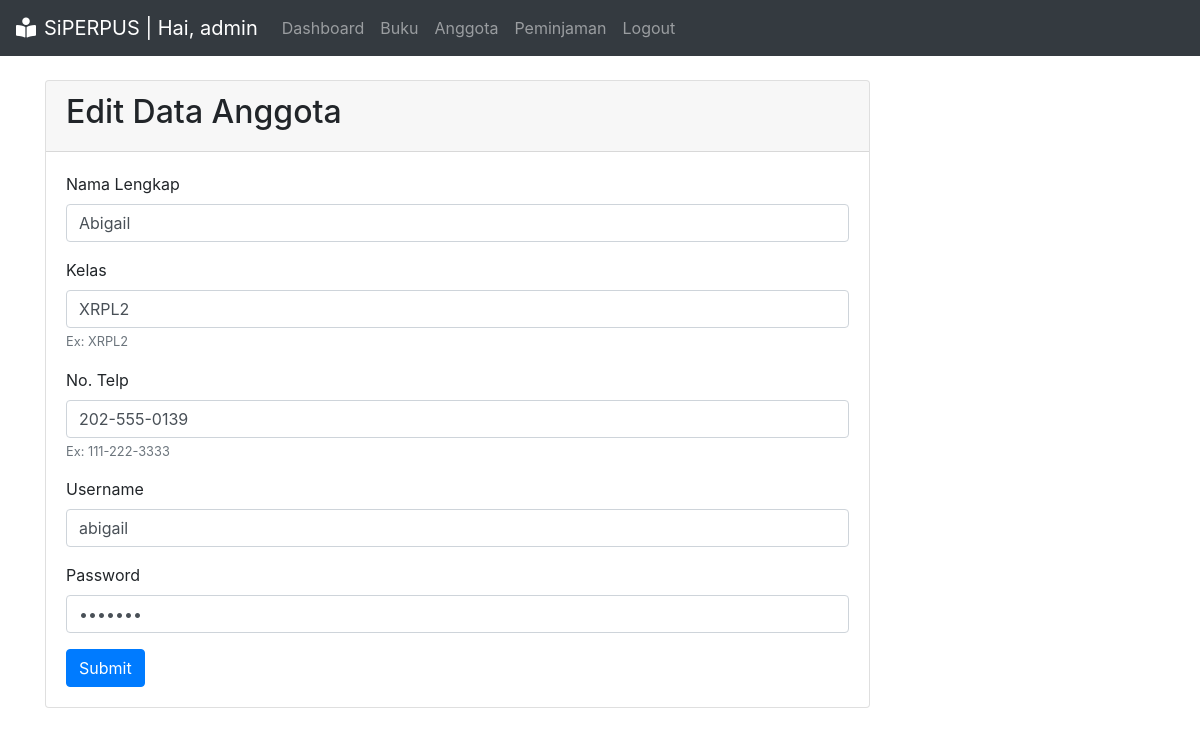
Page /anggota/edit.php?id_anggota=1 on the committed database.
### tables this page shows
CREATE TABLE `anggota` (
  `id_anggota` int(3) NOT NULL,
  `nama` varchar(50) NOT NULL,
  `kelas` varchar(5) NOT NULL,
  `telp` varchar(13) NOT NULL,
  `username` varchar(10) NOT NULL,
  `password` varchar(10) NOT NULL,
  `id_level` int(3) DEFAULT NULL
);

### anggota/edit.php (the view, shortened to what this page needs)
<?php
include '../koneksi.php';
$id_anggota = $_GET['id_anggota'];
$sql = "SELECT * FROM anggota
        WHERE id_anggota = $id_anggota";
$res = mysqli_query($kon, $sql);
$anggota = mysqli_fetch_assoc($res);
include '../aset/header.php'
?>
<div class="container">
    <div class="row mt-4">
        <div class="col-md-9">
            <div class="card">
                <div class="card-header">
                    <h2>Edit Data Anggota</h2>
                </div>
                <div class="card-body">
                    <form method="POST" action="">
                        <div class="form-group">
                            <label for="anggota">Nama Lengkap</label>
                            <input type="text" name="nama" class="form-control" id="anggota" value="<?= $anggota['nama'] ?>">
                        </div>
                        <div class="form-group">
                            <label for="kelas">Kelas</label>
                            <input type="text" name="kelas" class="form-control" id="kelas" value="<?= $anggota['kelas'] ?>">
                            <small class="form-text text-muted">Ex: XRPL2</small>
                        </div>
                        <div class="form-group">
                            <label for="telp">No. Telp</label>
                            <input type="text" name="telp" class="form-control" id="exampleInputPassword1" value="<?= $anggota['telp'] ?>">
                            <small class="form-text text-muted">Ex: 111-222-3333</small>
                        </div>
                        <div class="form-group">
                            <label for="username">Username</label>
                            <input type="text" class="form-control" name="username" id="username" value="<?= $anggota['username'] ?>">
                        </div>
                        <div class="form-group">
                            <label for="password">Password</label>
                            <input type="password" class="form-control" name="password" id="password" value="<?= $anggota['password'] ?>">
                        </div>
                        <button type="submit" name="simpan" class="btn btn-primary">Submit</button>
                    </form>
                </div>
            </div>
        </div>
    </div>
</div>
<?php
include '../aset/footer.php';
?>

### rows in the picture
anggota: nama "Abigail", kelas "XRPL2", telp "202-555-0139", username "abigail"
